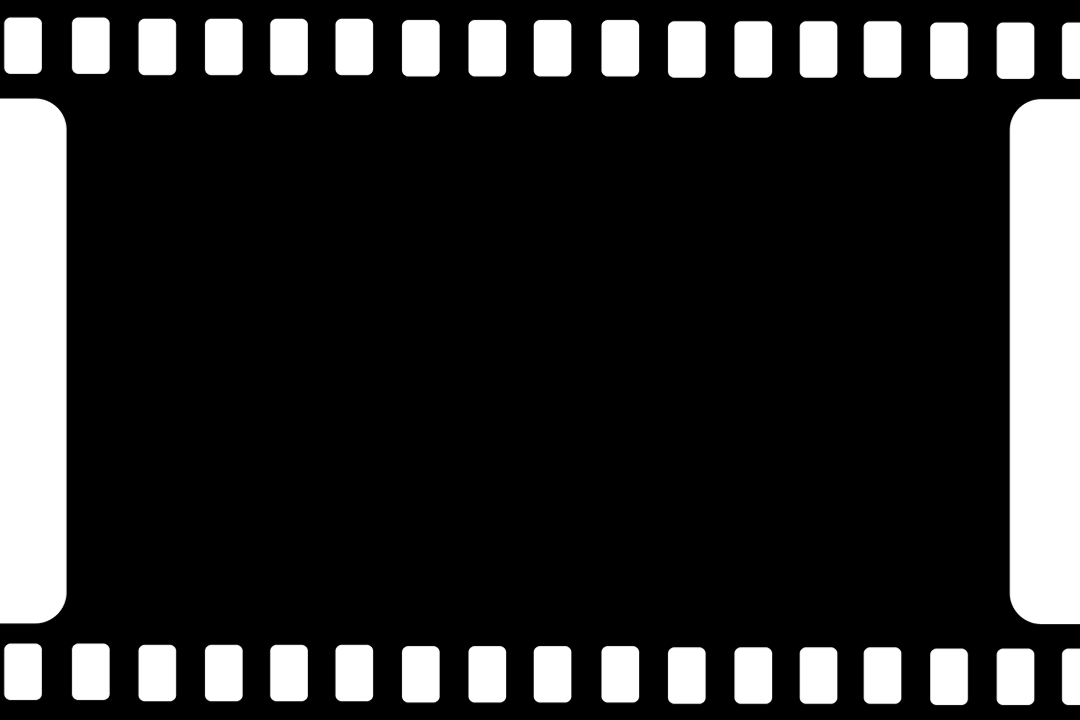
#> input picture backend/python/film_frame.png, 1080 x 720 px
$ python mkVideo.py
#> lines starting #> are read from the running program, lines starting #| are printed output that depends on the picture; pictures that were not available may be replaced by others from this repository, and a replacement may not be noted
import re
import os
import cv2
import numpy as np
from PIL import Image
import matplotlib.pyplot as plt
from moviepy.editor import *
from PIL import ImageDraw

# pip install moviepy


def makeVideo(paths, userid, music):
#> called with userid = '5', music = 'Fingertips.mp3'
    paths = paths[:-1]
    pathList = paths.split(":")


    background = Image.open("film_frame.png")
#> background is the input picture: PIL image 1080x720 RGBA; mean R, G, B, A 45.9, 45.9, 45.9, 255


    #1. 이미지 resize
    #2. 이미지 영역 확대(1080, 720) 및 가운데 정렬
    #3. 배경에 이미지 병합
    fps, width, height = 10, 800, 532
    frame_array = []
    # plt.imshow(background)
    # plt.show()
    # 1080 - 800 = 280, 720 - 532 = 188 (140,94)
    background = cv2.imread("film_frame.png")
#> background: shape (720, 1080, 3); min 0, max 255, mean 45.9

    # 사진 800/532, 전체 1080*720
    for idx , path in enumerate(pathList) :
        if(idx == len(pathList) - 1):
            break
        weight, img2, img1 = 0, cv2.resize(cv2.imread(pathList[idx]), (width, height)), cv2.resize(cv2.imread(pathList[idx+1]), (width, height))
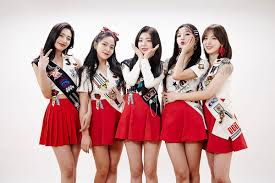
#> input picture backend/python/group2.jpg, 275 x 183 px, given in place of 1.jpg, which was not available
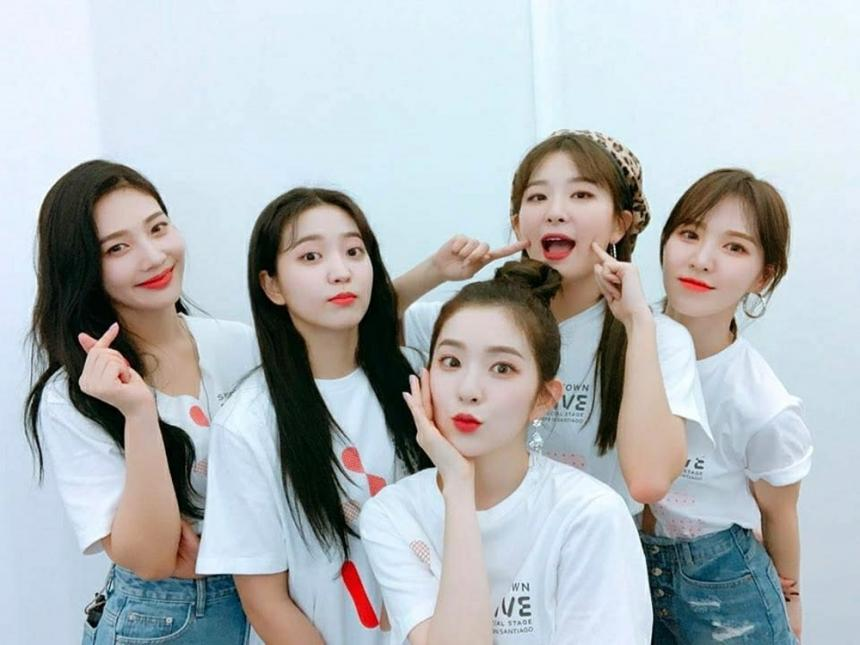
#> input picture backend/python/group3.jpg, 860 x 645 px, given in place of 102701997.2.jpg, which was not available
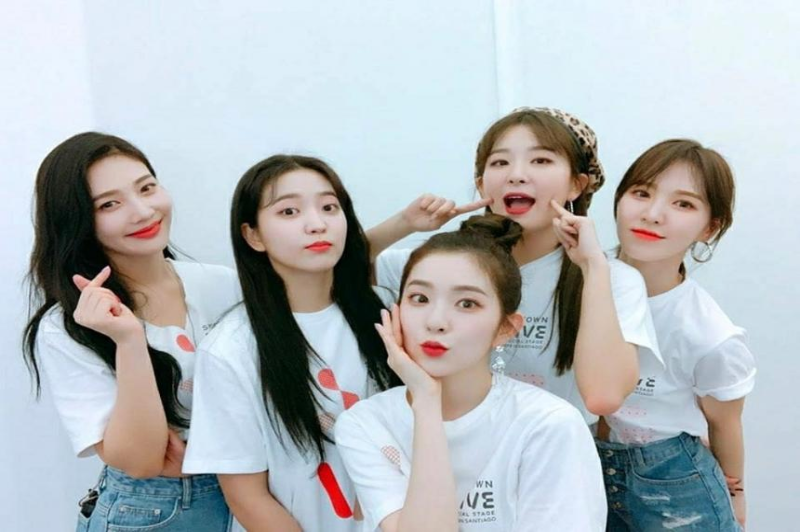
#> img1: shape (532, 800, 3); mean B, G, R 186.5, 183.6, 178.3
#> weight = 0
        # weight, img2, img1 = 0,
        row, col = img1.shape[:2]
#> row = 532; col = 800
        translation = np.float32([[1, 0, 280], [0, 1, 188]])
        img_translation = cv2.warpAffine(img1, translation, (col+280, row+188))
        translation = np.float32([[1, 0, -140], [0, 1, -94]])
        img_translation = cv2.warpAffine(img_translation, translation, (col+280, row+188))
        img1 = background + img_translation
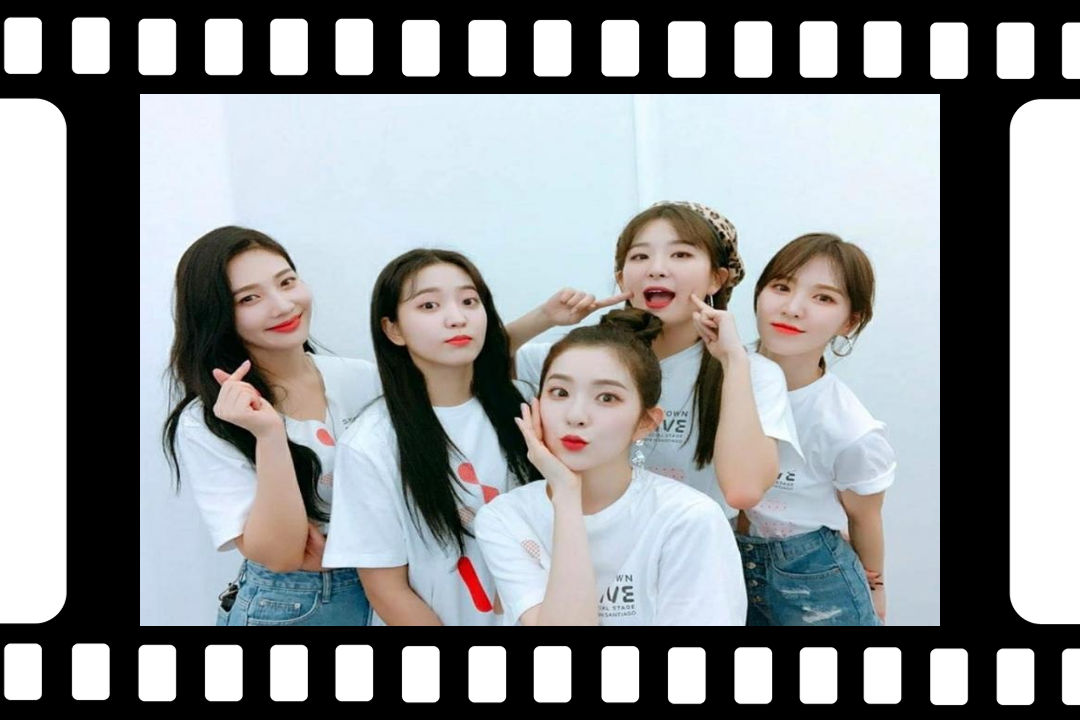
#> img1: shape (720, 1080, 3); mean B, G, R 148, 146.4, 143.5
        background = cv2.imread("film_frame.png")
        # row, col = img.shape[:2]
        translation = np.float32([[1, 0, 280], [0, 1, 188]])
        img_translation = cv2.warpAffine(img2, translation, (col+280, row+188))
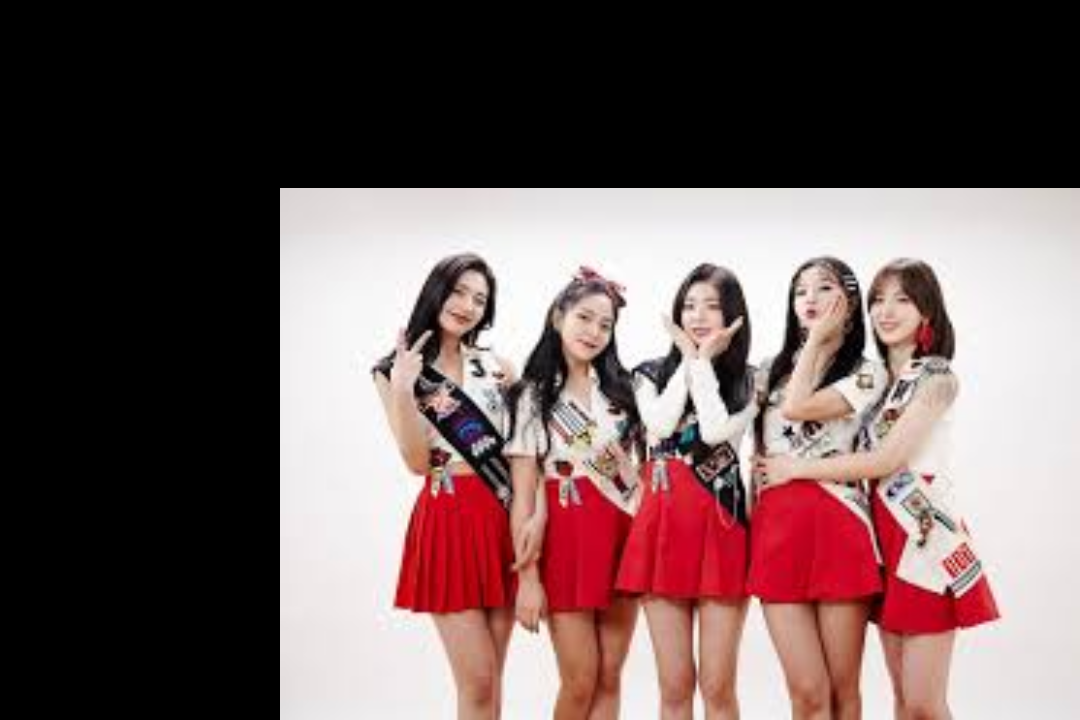
#> img_translation: shape (720, 1080, 3); mean B, G, R 90.2, 90.5, 110.4
        translation = np.float32([[1, 0, -140], [0, 1, -94]])
        img_translation = cv2.warpAffine(img_translation, translation, (col+280, row+188))
        img2 = background + img_translation
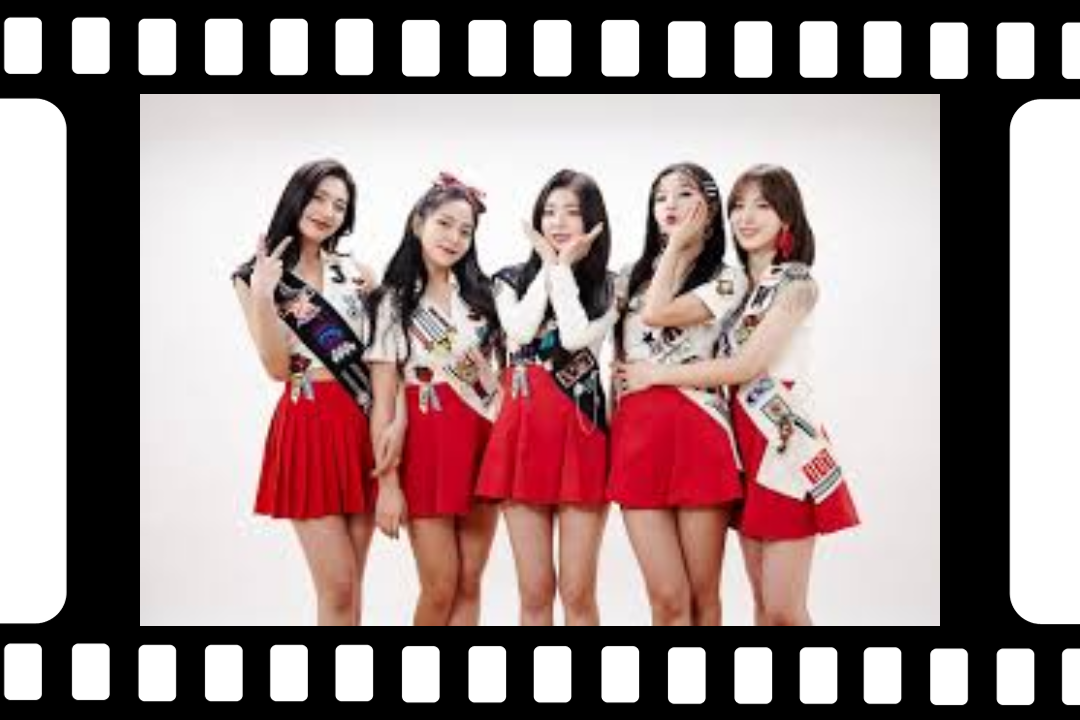
#> img2: shape (720, 1080, 3); mean B, G, R 136, 136.4, 156.3

        frame_array.append(img2)
        frame_array.append(img2)
        frame_array.append(img2)
        frame_array.append(img2)
        frame_array.append(img2)
        frame_array.append(img2)
        frame_array.append(img2)
        frame_array.append(img2)
        frame_array.append(img2)
        frame_array.append(img2)

        # fade in / fade out
        while(weight <= 1.0):
            postWeight = 1.0 - weight
            dst = cv2.addWeighted(img1, weight, img2, postWeight, 0)
            frame_array.append(dst)
            weight = weight + 0.1
#> this loop made 11 passes
#> (postWeight, weight) on passes 1 to 11: (1, 0.1), (0.9, 0.2), (0.8, 0.3), (0.7, 0.4), (0.6, 0.5), (0.5, 0.6), (0.4, 0.7), (0.3, 0.8), (0.2, 0.9), (0.1, 1), (1.11e-16, 1.1)
#> pass 3, in makeVideo, `dst = cv2.addWeighted(img1, weight, img2, postWeight, 0)`:
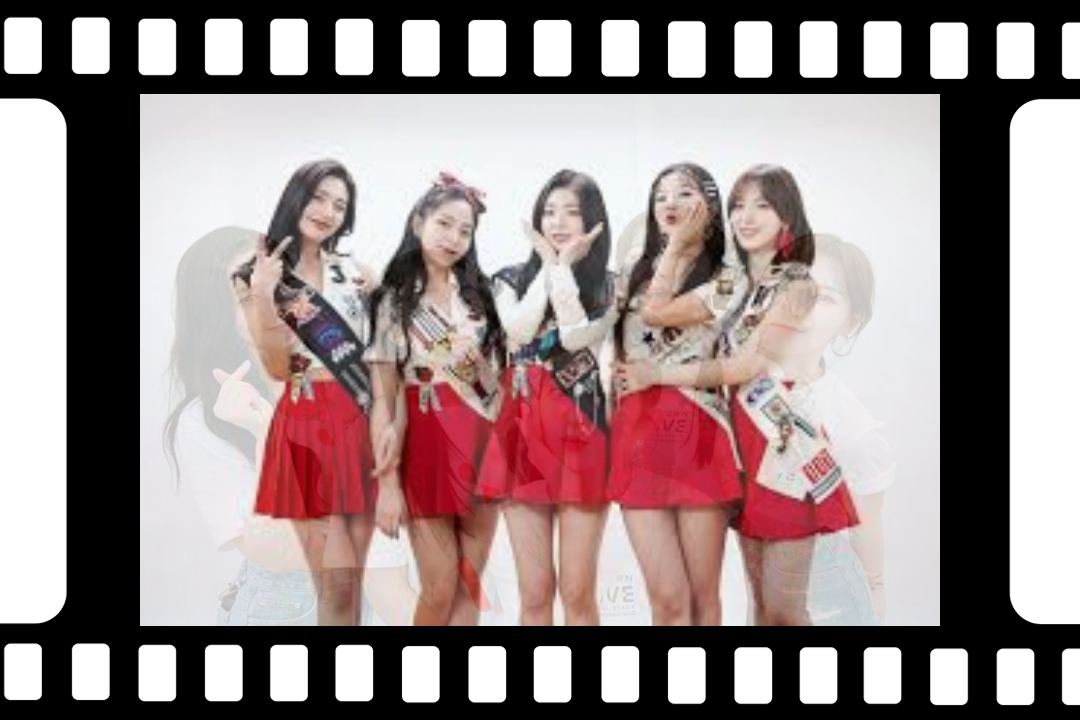
#> dst: shape (720, 1080, 3); mean B, G, R 138.4, 138.4, 153.7
#> after the loop, frame_array = 21 items; weight = 1.1
    out = cv2.VideoWriter("videos/" + userid + "/prepare.mp4",cv2.VideoWriter_fourcc(*'DIVX'), fps, (1080, 720))
    print(len(frame_array))
    for i in range(len(frame_array)):
        out.write(frame_array[i])
    out.release()


    # 오디오 입히기
    videoclip = VideoFileClip("videos/" + userid + "/prepare.mp4")
    videoclip2 = VideoFileClip("videos/" + userid + "/prepare.mp4")

    audioclip = AudioFileClip(music)
    audioclip.duration = videoclip.duration
    videoclip.audio = audioclip
    videoclip.write_videofile("videos/" + userid + "/final.mp4")

    audioclip2 = AudioFileClip("silence.mp3")
    audioclip2.duration = videoclip.duration
    videoclip2.audio = audioclip2
    videoclip2.write_videofile("videos/" + userid + "/middle.mp4")

    # videoclip2.write_videofile("videos/" + userid + "/middle.mp4")


def main():
    makeVideo("dataset\\1.jpg:dataset\\102701997.2.jpg:dataset\\1809170726057320_w.jpg:dataset\\2.jpg:dataset\\20191108181733_5dc532adcc402_1.jpg:", "5", "Fingertips.mp3")


    # [31 lines of commented-out code are left out]


if __name__ == "__main__":
#> (the run stopped early here; a loop or call above may not have finished)
